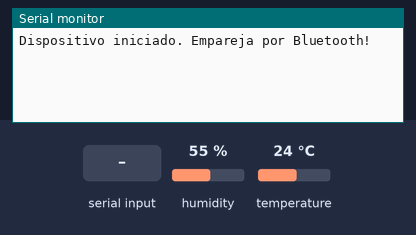
This sketch was run on a simulated ESP32. Parts: the last lines printed to the serial monitor. The inputs (shaded band) are chosen by the test bench; at power-on: humidity 55 %, temperature 24 °C. Nothing arrives over Bluetooth unless stated.

Above: at 1.2 s.
1.3 s: "P\n" received over the second serial link
At 1.9 s:
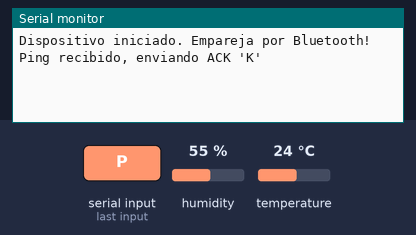
3.5 s: humidity set to 22 %
At 4.4 s:
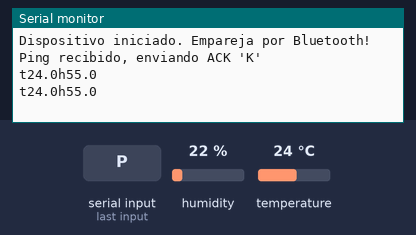
5.0 s: temperature set to 12 °C
At 6.4 s:
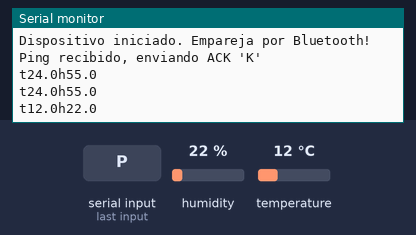
6.5 s: humidity set to 40 %
At 8.8 s:
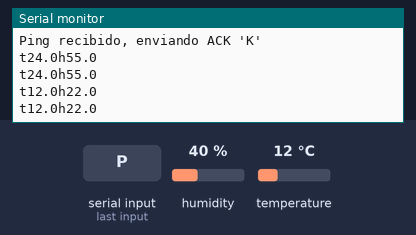

Measured:
- after the input at 1.3 s, the serial monitor: prints a new line at once (image 1)
- after the input at 5.0 s, the serial monitor: prints a new line after 1.0 s (image 3)

The sketch:

esp32_bt_temp.ino
```cpp
#include "BluetoothSerial.h"
#include "DHT.h"

#define DHTPIN 4       // Pin digital conectado al sensor DHT
#define DHTTYPE DHT11  // DHT11

BluetoothSerial SerialBT;
DHT dht(DHTPIN, DHTTYPE);

unsigned long previousMillis = 0;
const long interval = 2000; // 2 segundos

void setup() {
  Serial.begin(115200);
  dht.begin();
  SerialBT.begin("ESP32_BT");
  Serial.println("Dispositivo iniciado. Empareja por Bluetooth!");
}

void loop() {
  unsigned long currentMillis = millis();

  // ***** Manejo de comandos/heartbeats entrantes de Bluetooth *****
  while (SerialBT.available()) {
    char incomingChar = SerialBT.read();
    // Serial.print("Recibido por BT: "); // Descomentar para depuración
    // Serial.println(incomingChar);      // Descomentar para depuración

    if (incomingChar == 'P') { // Si recibimos un 'P' (parte del ping 'P\n')
      // Podemos enviar un ACK para indicar que estamos vivos y recibiendo
      SerialBT.print("K\n"); // 'K' de 'OK' + nueva línea
      Serial.println("Ping recibido, enviando ACK 'K'"); // Para depuración
      // También es buena idea limpiar el resto de la línea del ping si esperas '\n'
      while (SerialBT.available() && SerialBT.peek() != '\n') {
        SerialBT.read(); // Consume el resto del ping (ej. el '\n')
      }
      if (SerialBT.peek() == '\n') SerialBT.read(); // Consume el '\n'
    }
    // Puedes añadir aquí más lógica para otros comandos si los necesitas
  }

  // Lecturas periódicas
  if (currentMillis - previousMillis >= interval) {
    previousMillis = currentMillis;

    float h = dht.readHumidity();
    float t = dht.readTemperature();

    if (isnan(h) || isnan(t)) {
      Serial.println("Fallo al leer el sensor DHT!");
      return;
    }

    String data = "t" + String(t, 1) + "h" + String(h, 1) + "\n";
    Serial.println(data);
    SerialBT.print(data);
    SerialBT.flush();
  }
  delay(15);
}
```
